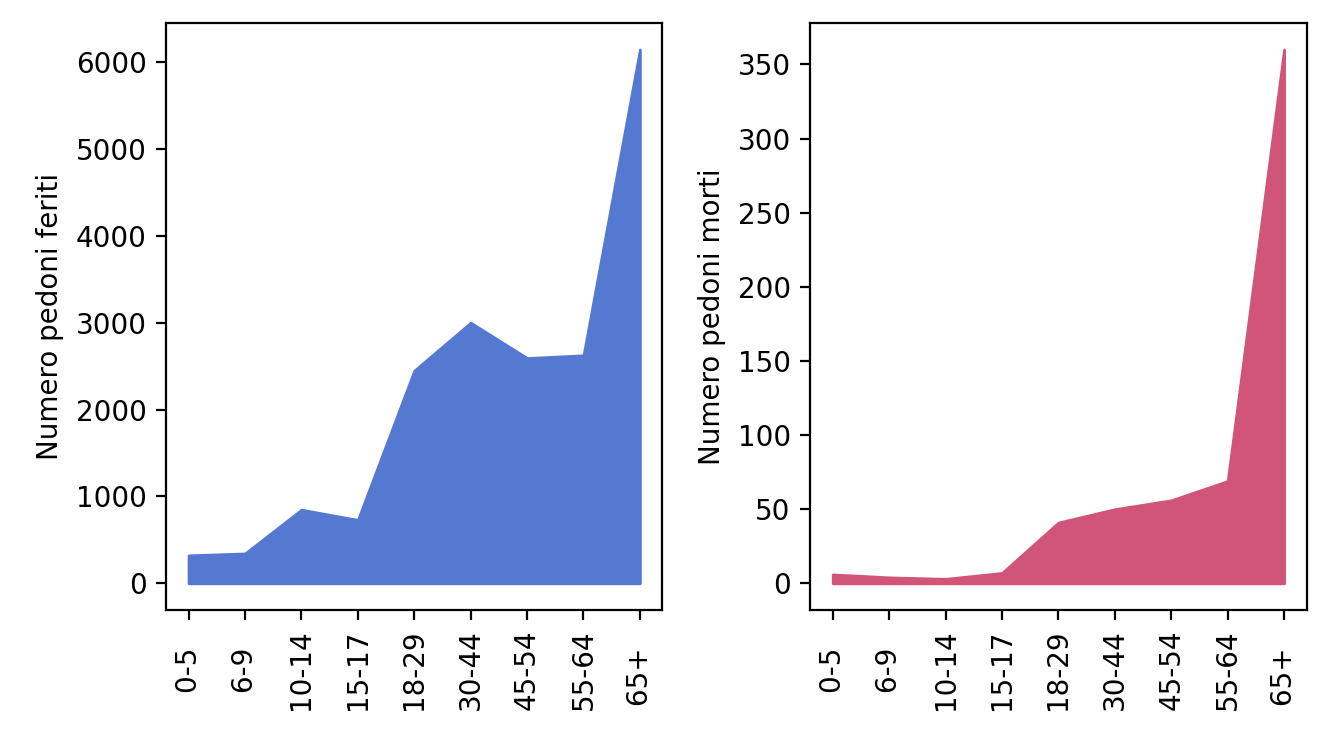

Here is the Python script that generated this plot:

import pandas as pd
import matplotlib.pyplot as plt

path = "dataset/incidenti/incidenti_2018.txt"

data = pd.read_csv(path, sep="\t")

pedoni_morti = data['pedone_morto_1__et_']
pedoni_morti = pedoni_morti.value_counts().sort_index()

pedoni_feriti = data['pedone_ferito_1__et_']
pedoni_feriti = pedoni_feriti.value_counts().sort_index()

correct_order = ['0-5  ','6-9  ','10-14', '15-17', '18-29', '30-44', '45-54', '55-64','65+  ']

pedoni_feriti = pedoni_feriti[pedoni_feriti.index != '     ']
pedoni_feriti = pedoni_feriti[pedoni_feriti.index != 'n.i. ']
pedoni_feriti = pedoni_feriti.reindex(correct_order)

pedoni_morti = pedoni_morti[pedoni_morti.index != '     ']
pedoni_morti = pedoni_morti[pedoni_morti.index != 'n.i. ']
pedoni_morti = pedoni_morti.reindex(correct_order)

plt.subplot(121)
plt.xticks(rotation=90)
plt.fill_between(pedoni_feriti.index, pedoni_feriti, color='#5578d1')
plt.ylabel("Numero pedoni feriti")
plt.tight_layout()

plt.subplot(122)
plt.xticks(rotation=90)
plt.fill_between(pedoni_morti.index, pedoni_morti, color='#d15578')
plt.ylabel("Numero pedoni morti")
plt.tight_layout()

plt.show()
